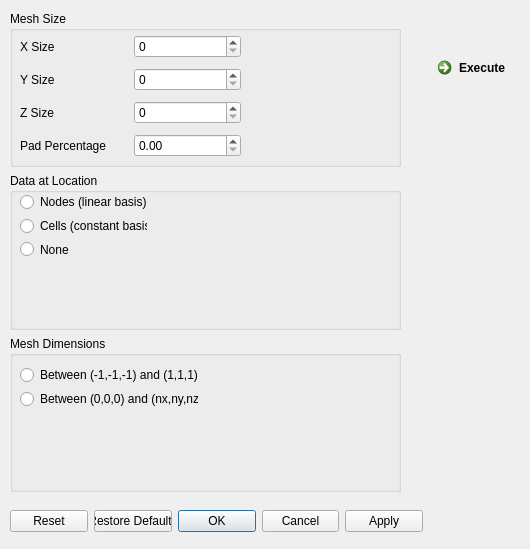
<?xml version="1.0" encoding="UTF-8"?>
<ui version="4.0">
 <class>CreateMatrix</class>
 <widget class="QDialog" name="CreateMatrix">
  <property name="geometry">
   <rect>
    <x>0</x>
    <y>0</y>
    <width>530</width>
    <height>549</height>
   </rect>
  </property>
  <property name="windowTitle">
   <string>Dialog</string>
  </property>
  <widget class="QDialogButtonBox" name="buttonBox">
   <property name="geometry">
    <rect>
     <x>10</x>
     <y>510</y>
     <width>413</width>
     <height>23</height>
    </rect>
   </property>
   <property name="orientation">
    <enum>Qt::Horizontal</enum>
   </property>
   <property name="standardButtons">
    <set>QDialogButtonBox::Apply|QDialogButtonBox::Cancel|QDialogButtonBox::Ok|QDialogButtonBox::Reset|QDialogButtonBox::RestoreDefaults</set>
   </property>
   <property name="centerButtons">
    <bool>false</bool>
   </property>
  </widget>
  <widget class="QCommandLinkButton" name="executeButton_">
   <property name="geometry">
    <rect>
     <x>430</x>
     <y>50</y>
     <width>185</width>
     <height>41</height>
    </rect>
   </property>
   <property name="text">
    <string>Execute</string>
   </property>
  </widget>
  <widget class="QWidget" name="">
   <property name="geometry">
    <rect>
     <x>10</x>
     <y>11</y>
     <width>391</width>
     <height>481</height>
    </rect>
   </property>
   <layout class="QGridLayout" name="gridLayout_2">
    <item row="0" column="0">
     <widget class="QGroupBox" name="groupBox">
      <property name="title">
       <string>Mesh Size</string>
      </property>
      <widget class="QWidget" name="">
       <property name="geometry">
        <rect>
         <x>10</x>
         <y>20</y>
         <width>221</width>
         <height>131</height>
        </rect>
       </property>
       <layout class="QGridLayout" name="gridLayout">
        <item row="0" column="0">
         <widget class="QLabel" name="label">
          <property name="text">
           <string>X Size</string>
          </property>
         </widget>
        </item>
        <item row="0" column="1">
         <widget class="QSpinBox" name="spinBox"/>
        </item>
        <item row="1" column="0">
         <widget class="QLabel" name="label_2">
          <property name="text">
           <string>Y Size</string>
          </property>
         </widget>
        </item>
        <item row="1" column="1">
         <widget class="QSpinBox" name="spinBox_2"/>
        </item>
        <item row="2" column="0">
         <widget class="QLabel" name="label_3">
          <property name="text">
           <string>Z Size</string>
          </property>
         </widget>
        </item>
        <item row="2" column="1">
         <widget class="QSpinBox" name="spinBox_3"/>
        </item>
        <item row="3" column="0">
         <widget class="QLabel" name="label_4">
          <property name="text">
           <string>Pad Percentage</string>
          </property>
         </widget>
        </item>
        <item row="3" column="1">
         <widget class="QDoubleSpinBox" name="doubleSpinBox"/>
        </item>
       </layout>
      </widget>
     </widget>
    </item>
    <item row="1" column="0">
     <widget class="QGroupBox" name="groupBox_2">
      <property name="title">
       <string>Data at Location</string>
      </property>
      <widget class="QWidget" name="">
       <property name="geometry">
        <rect>
         <x>10</x>
         <y>20</y>
         <width>127</width>
         <height>65</height>
        </rect>
       </property>
       <layout class="QVBoxLayout" name="verticalLayout_2">
        <item>
         <widget class="QRadioButton" name="radioButton">
          <property name="text">
           <string>Nodes (linear basis)</string>
          </property>
         </widget>
        </item>
        <item>
         <widget class="QRadioButton" name="radioButton_2">
          <property name="text">
           <string>Cells (constant basis)</string>
          </property>
         </widget>
        </item>
        <item>
         <widget class="QRadioButton" name="radioButton_3">
          <property name="text">
           <string>None</string>
          </property>
         </widget>
        </item>
       </layout>
      </widget>
     </widget>
    </item>
    <item row="2" column="0">
     <widget class="QGroupBox" name="groupBox_3">
      <property name="title">
       <string>Mesh Dimensions</string>
      </property>
      <widget class="QWidget" name="">
       <property name="geometry">
        <rect>
         <x>10</x>
         <y>30</y>
         <width>178</width>
         <height>42</height>
        </rect>
       </property>
       <layout class="QVBoxLayout" name="verticalLayout_3">
        <item>
         <widget class="QRadioButton" name="radioButton_4">
          <property name="text">
           <string>Between (-1,-1,-1) and (1,1,1)</string>
          </property>
         </widget>
        </item>
        <item>
         <widget class="QRadioButton" name="radioButton_5">
          <property name="text">
           <string>Between (0,0,0) and (nx,ny,nz)</string>
          </property>
         </widget>
        </item>
       </layout>
      </widget>
     </widget>
    </item>
   </layout>
  </widget>
 </widget>
 <resources/>
 <connections>
  <connection>
   <sender>buttonBox</sender>
   <signal>accepted()</signal>
   <receiver>CreateMatrix</receiver>
   <slot>accept()</slot>
   <hints>
    <hint type="sourcelabel">
     <x>248</x>
     <y>254</y>
    </hint>
    <hint type="destinationlabel">
     <x>157</x>
     <y>274</y>
    </hint>
   </hints>
  </connection>
  <connection>
   <sender>buttonBox</sender>
   <signal>rejected()</signal>
   <receiver>CreateMatrix</receiver>
   <slot>reject()</slot>
   <hints>
    <hint type="sourcelabel">
     <x>316</x>
     <y>260</y>
    </hint>
    <hint type="destinationlabel">
     <x>286</x>
     <y>274</y>
    </hint>
   </hints>
  </connection>
 </connections>
</ui>
